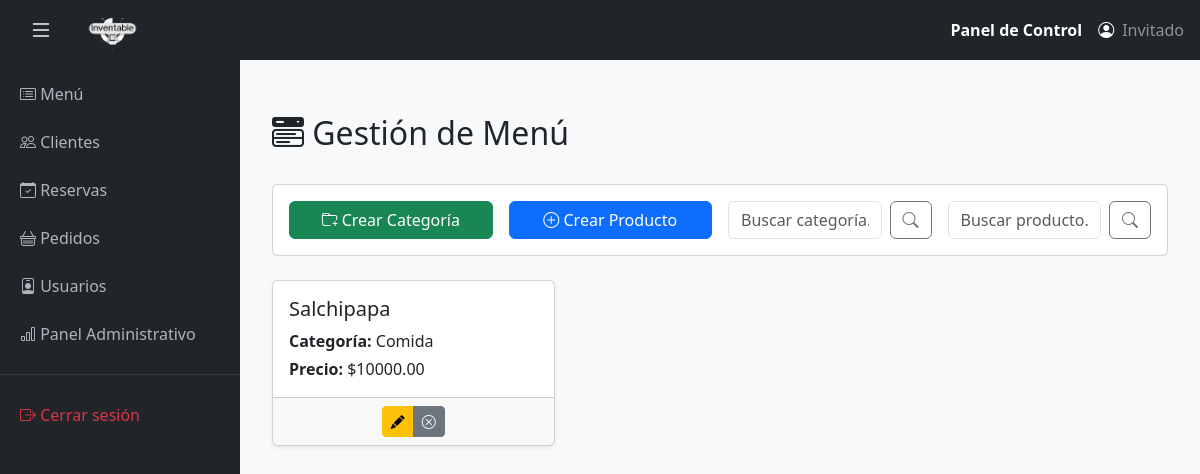
Before: /menu/ with the older database file.
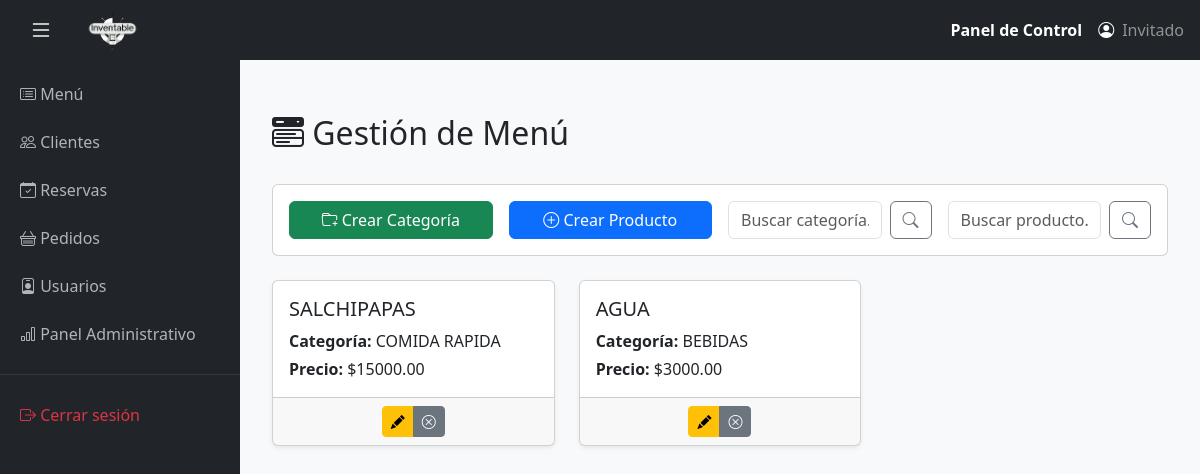
After: the same page with the newer database file.
### menu/models.py (models this page shows, shortened)
class Producto(models.Model):
    nombre = models.CharField(max_length=100)                            # Nombre del producto
    descripcion = models.TextField(blank=True, null=True)                # Descripción opcional
    precio = models.DecimalField(max_digits=10, decimal_places=2)        # Precio con dos decimales
    categoria = models.ForeignKey(Categoria, on_delete=models.CASCADE, related_name='productos')
    activo = models.BooleanField(default=True)                           # Permite activar/desactivar el producto

class Categoria(models.Model):
    nombre = models.CharField(max_length=100, unique=True)  # Nombre de la categoría
    descripcion = models.TextField(blank=True, null=True)    # Descripción opcional
    activo = models.BooleanField(default=True)

### menu/views.py (the view)
# urls.py: path('', views.lista_productos, name='lista_productos'),
def lista_productos(request):
    categorias = Categoria.objects.all().order_by('nombre')
    productos = Producto.objects.select_related('categoria').all()
    buscar_producto = request.GET.get('buscar_producto')
    buscar_categoria = request.GET.get('buscar_categoria')
    if buscar_producto:
        productos = productos.filter(nombre__icontains=buscar_producto)
    if buscar_categoria:
        productos = productos.filter(categoria__nombre__icontains=buscar_categoria)
    context = {
        'categorias': categorias,
        'productos': productos,
        'buscar_producto': buscar_producto,
        'buscar_categoria': buscar_categoria,
    }
    return render(request, 'menu/lista_productos.html', context)

### usuarios/context_processor.py (called while the page is built)
def usuario_logeado(request):
    if request.user.is_authenticated:
        try:
            usuario = Empleado.objects.get(id=request.user.id)
            return {"usuario": usuario}
        except Empleado.DoesNotExist:
            return {"usuario": None}
    return {"usuario": None}

### menu/templates/menu/lista_productos.html (shortened to what this page needs)
{% extends 'base.html' %}
{% block content %}
<div class="container mt-4">
    <div class="row mb-4">
        <div class="col">
            <h2>
                <i class="bi bi-menu-button-wide-fill"></i> Gestión de Menú
            </h2>
        </div>
    </div>
    <div class="card mb-4">
        <div class="card-body">
            <div class="row g-3 align-items-center">
                <div class="col-md-3">
                    <a href="{% url 'menu:crear_categoria' %}" class="btn btn-success w-100">
                        <i class="bi bi-folder-plus"></i> Crear Categoría
                    </a>
                </div>
                <div class="col-md-3">
                    <a href="{% url 'menu:crear_producto' %}" class="btn btn-primary w-100">
                        <i class="bi bi-plus-circle"></i> Crear Producto
                    </a>
                </div>
                <div class="col-md-3">
                    <form method="get" action="{% url 'menu:lista_productos' %}" class="d-flex">
                        <input type="text" name="buscar_categoria" class="form-control me-2"
                               placeholder="Buscar categoría..." value="{{ request.GET.buscar_categoria }}">
                        <button class="btn btn-outline-secondary" type="submit">
                            <i class="bi bi-search"></i>
                        </button>
                    </form>
                </div>
                <div class="col-md-3">
                    <form method="get" action="{% url 'menu:lista_productos' %}" class="d-flex">
                        <input type="text" name="buscar_producto" class="form-control me-2"
                               placeholder="Buscar producto..." value="{{ request.GET.buscar_producto }}">
                        <button class="btn btn-outline-secondary" type="submit">
                            <i class="bi bi-search"></i>
                        </button>
                    </form>
                </div>
            </div>
        </div>
    </div>
    <div class="row">
        {% for producto in productos %}
        <div class="col-md-4 mb-4">
            <div class="card h-100 shadow-sm {% if not producto.activo %}opacity-50{% endif %}">
                <div class="card-body">
                    <h5 class="card-title">
                        {{ producto.nombre }}
                    </h5>
                    <p class="card-text mb-1"><strong>Categoría:</strong> {{ producto.categoria.nombre }}</p>
                    <p class="card-text"><strong>Precio:</strong> ${{ producto.precio }}</p>
                </div>
                <div class="card-footer text-center">
                    <div class="btn-group" role="group">
                        <a href="{% url 'menu:editar_producto' producto.id %}"
                           class="btn btn-sm btn-warning" title="Editar">
                            <i class="bi bi-pencil-fill"></i>
                        </a>
                        <a href="{% url 'menu:cambiar_estado_producto' producto.id %}"
                           class="btn btn-sm {% if producto.activo %}btn-secondary{% else %}btn-success{% endif %}"
                           title="{% if producto.activo %}Desactivar{% else %}Activar{% endif %}"
                           onclick="return confirm('¿Estás seguro de cambiar el estado de este producto?')">
                            <i class="bi bi-{% if producto.activo %}x-circle{% else %}check-circle{% endif %}"></i>
                        </a>
                    </div>
                </div>
            </div>
        </div>
        {% empty %}
            <p class="text-center text-muted">No hay productos disponibles.</p>
        {% endfor %}
    </div>
</div>
{% endblock %}

Changed rows visible on the page:
changed Producto: nombre "Salchipapa" → "SALCHIPAPAS"; categoria.nombre "Comida" → "COMIDA RAPIDA"; precio "10000.00" → "15000.00"
added Producto: nombre "AGUA", categoria.nombre "BEBIDAS", precio "3000.00", activo True (drawn)
